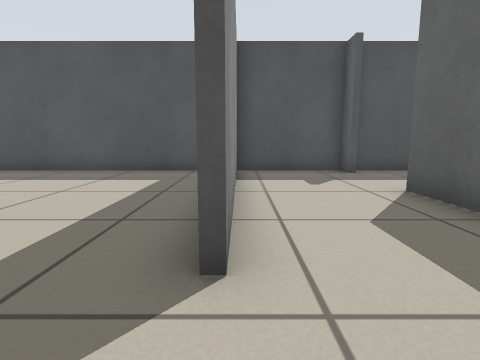
view 1 (above)

16 first-person views from a walk through a world built for the Player/Stage simulator. The camera is 0.5 m above the floor, tilts 8° down and sees 80° across. The lines on the ground mark 1 m squares. The floor is counted in squares, 0.5 m on a side. Each view is taken from the middle of a square. On the plan, view 1 faces up. The plan holds only what a view shows up to about 11 squares ahead; the rest is blank. Robots are left out.

view 2
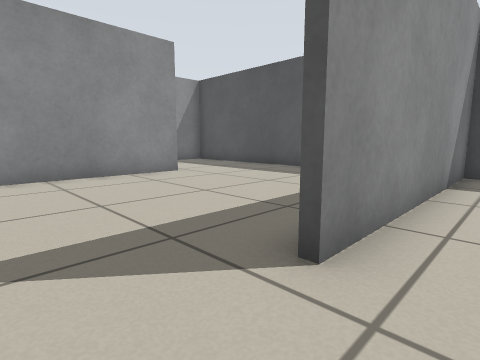

view 3
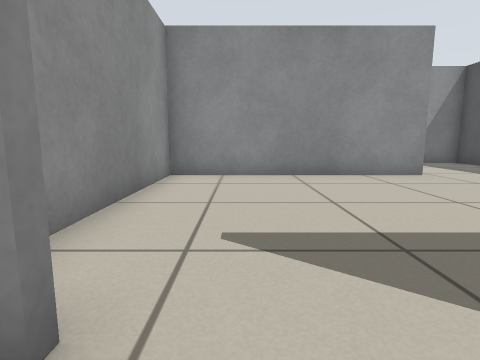

view 4
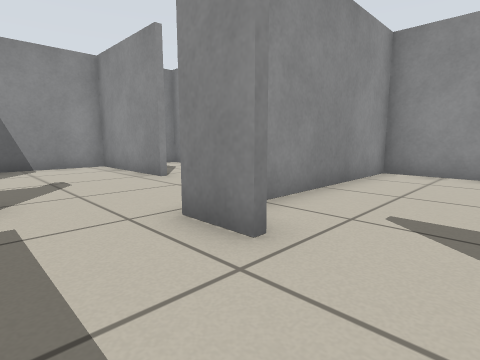

view 5
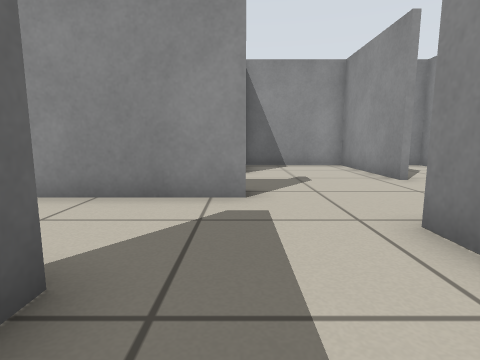

view 6
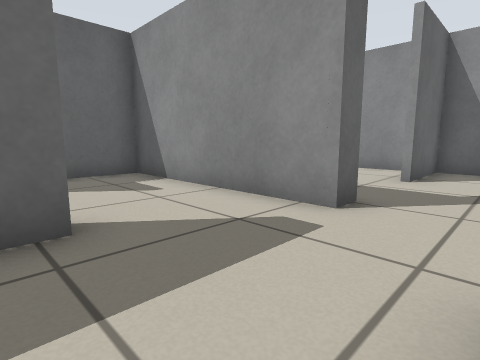

view 7
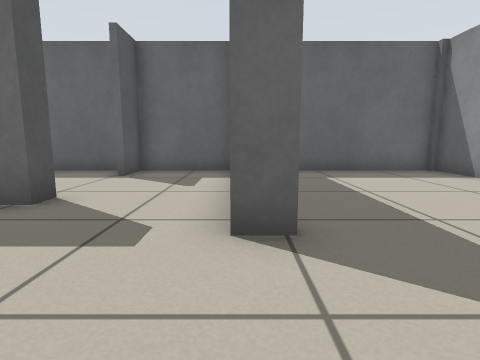

view 8
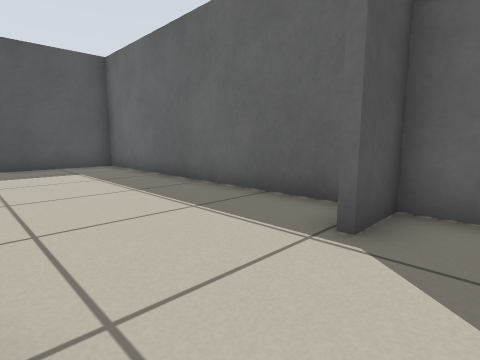

view 9
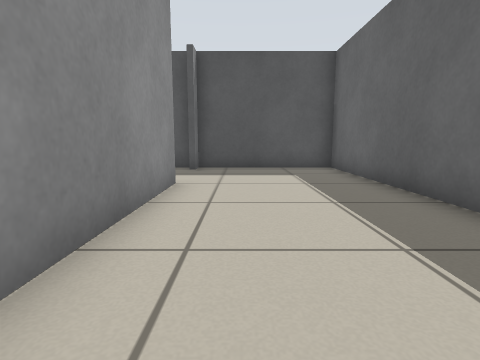

view 10
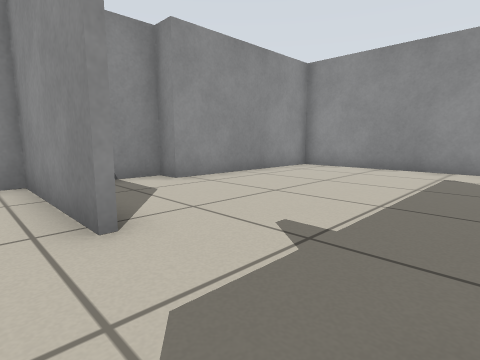

view 11
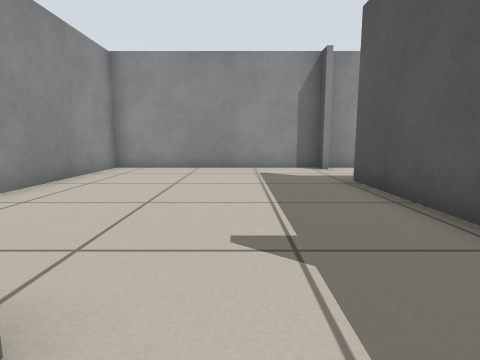

view 12
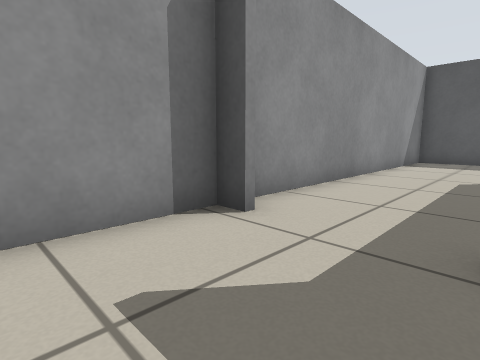

view 13
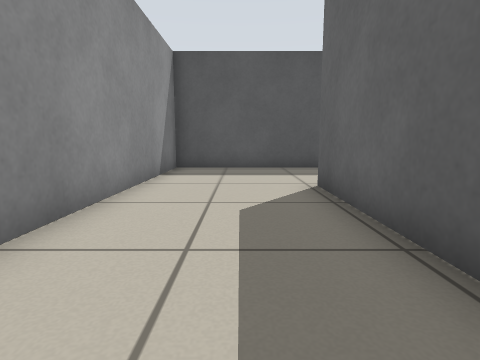

view 14
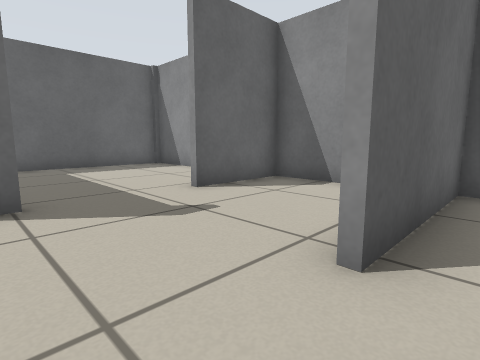

view 15
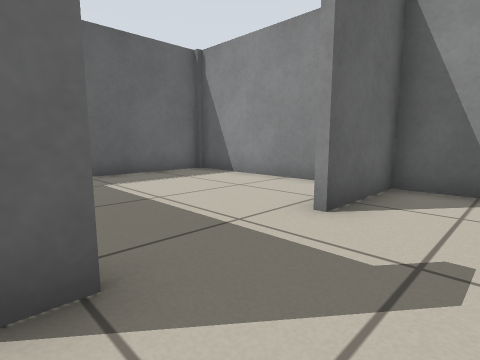

view 16
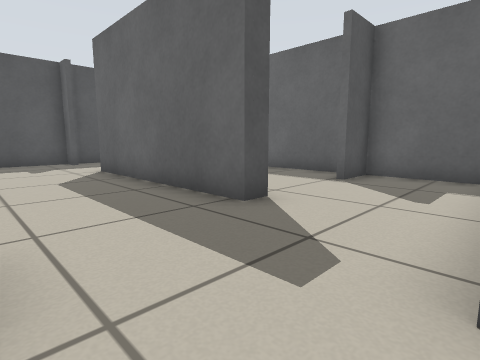

### Floor plan
Points are (right, up) in squares from view 1. A wall is a line through its corners. A room is listed if a view was taken in it or the views show most of it. See-through windows are left out.
Room 1 (views 1, 6)
walls: (-7.1, 5.2) (-7.1, -2) (-1.6, -2); (-1.4, 9.3) (-6.6, 9.3)
ways out: opening at (0, 0.5) to room 2; opening at (-7, 7.5) to room 5
Room 2 (views 2, 3, 4, 5)
walls: (3.3, 8.5) (3.3, 9.3) (-0.1, 9.3) (-0.1, 2); (3.3, -0.8) (3.3, 5.6)
ways out: opening at (0, 0.5) to room 1; opening at (1.5, -1) to room 3; opening at (3, 7) to room 6
Room 3 (views 7, 10, 11, 15, 16)
walls: (1.9, -4.6) (1.9, -3.9) (3.4, -3.9); (-2, -6) (-2, -10.4); (-0.1, -0.9) (-0.1, -2.2); (-2.1, -10.3) (1.9, -10.3) (1.9, -7.5)
ways out: opening at (1.5, -1) to room 2; opening at (3, -2.5) to room 4; opening at (-2, -4.5) to room 5; opening at (2, -6) to room 7
Room 4 (views 8, 9)
walls: (4, -0.8) (3.3, -0.8); (3.4, -3.9) (8.3, -3.9) (8.3, -0.8) (6.9, -0.8)
ways out: opening at (3, -2.5) to room 3; opening at (5, -1) to room 6
Room 5 (views 12, 13, 14)
walls: (-10.6, -2.2) (-11.3, -2.2) (-11.3, -9.5) (-5.1, -9.5) (-5.1, -10.3) (-2.1, -10.3); (-7.3, 0.9) (-7.3, 5.2); (-4.2, -2.2) (-8, -2.2); (-2.2, -10.4) (-2.2, -6); (-6.6, 9.3) (-11.3, 9.3) (-11.3, -1.9)
ways out: opening at (-7, 7.5) to room 1; opening at (-2, -4.5) to room 3
Room 6 (no view inside)
walls: (3.5, 5.6) (3.5, 0.6); (8.3, -0.1) (8.3, 9.3) (3.5, 9.3) (3.5, 8.5)
ways out: opening at (3, 7) to room 2; opening at (5, -1) to room 4
Room 7 (no view inside)
walls: (2.8, -10.3) (8.3, -10.3) (8.3, -5.4)
ways out: opening at (2, -6) to room 3

Where each view was taken, in squares from view 1:
view 1: 0 up, 0 right, facing up
view 2: 0 up, 1 right, facing up-left
view 3: 0 up, 1 right, facing left
view 4: 1 up, 2 right, facing down-left
view 5: 1 up, 2 right, facing down
view 6: 0 up, 0 right, facing down-right
view 7: 4 down, 1 left, facing right
view 8: 2 down, 4 right, facing up-right
view 9: 1 down, 5 right, facing up
view 10: 3 down, 1 left, facing down-left
view 11: 5 down, 1 left, facing left
view 12: 5 down, 8 left, facing up-left
view 13: 1 down, 9 left, facing up
view 14: 4 down, 3 left, facing down-right
view 15: 4 down, 0 right, facing down-right
view 16: 4 down, 0 right, facing up-right
